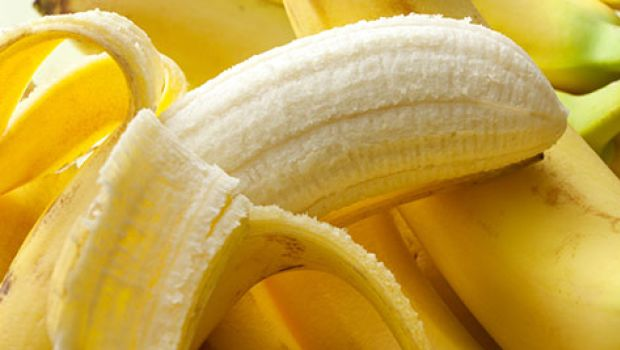
//> input picture opencv/cpp/sample/banana-peel_620x350_71497523358.jpg, 620 x 350 px, given in place of the camera
$ ./cv2-threshold   (built with g++ and OpenCV 4)
//> lines starting //> are read from the running program, lines starting //| are printed output that depends on the picture; after the words box and inside, x2 and y2 are one past the last pixel; in counts of white or black regions, pixels touching at a corner belong together
### opencv/cpp/cap_open.h
//-------------------------------------------------------------------------------------------
/*! \file    cap_open.h
    \brief   Opening a camera device or stream.
    \author  Akihiko Yamaguchi, info@akihikoy.net
    \version 0.1
    \date    Feb.08, 2017
*/
//-------------------------------------------------------------------------------------------
#ifndef cap_open_h
#define cap_open_h
//-------------------------------------------------------------------------------------------
#include <opencv2/core/core.hpp>
#include <opencv2/highgui/highgui.hpp>
#include <iostream>
#include <cstdlib>  // strtol, atol
//-------------------------------------------------------------------------------------------
// namespace loco_rabbits
// {
//-------------------------------------------------------------------------------------------

inline bool IsInt(const std::string &s)
{
  if(s.empty() || std::isspace(s[0]))  return false;
  char *p;
  strtol(s.c_str(), &p, 10);
  return (*p == 0);
}
//-------------------------------------------------------------------------------------------

inline int ToInt(const std::string &s)
{
  return atol(s.c_str());
}
//-------------------------------------------------------------------------------------------

cv::VideoCapture CapOpen(const std::string &src, int width=0, int height=0, const std::string &fourcc="")
{
  cv::VideoCapture cap;
  if(IsInt(src))
  {
    int dev_id= ToInt(src);
    cap.open(dev_id); cap.release();  // Trick of robust open
    cap.open(dev_id);
  }
  else
  {
    cap.open(src);
  }
  if(!cap.isOpened())
  {
    std::cerr<<"Failed to open camera: "<<src<<std::endl;
    return cap;
  }
  std::cerr<<"Opened camera: "<<src<<std::endl;
  if(fourcc.size()>0)  cap.set(cv::CAP_PROP_FOURCC,cv::VideoWriter::fourcc(fourcc[0],fourcc[1],fourcc[2],fourcc[3]));
  if(width!=0)   cap.set(cv::CAP_PROP_FRAME_WIDTH, width);
  if(height!=0)  cap.set(cv::CAP_PROP_FRAME_HEIGHT, height);
  return cap;
}
//-------------------------------------------------------------------------------------------

struct TCapture
{
  cv::VideoCapture C;
  std::string DevID;  // Video device ID (int) or Video/stream path (string
  int CapWidth;
  int CapHeight;
  std::string PixelFormat;

  // [32 lines left out: functions Open, Reopen, WaitReopen, Read, not called in this run]
  TCapture& operator>>(cv::Mat &frame)
    {
      Read(frame);
      return *this;
    }
};
//-------------------------------------------------------------------------------------------


//-------------------------------------------------------------------------------------------
// }  // end of loco_rabbits
//-------------------------------------------------------------------------------------------
#endif // cap_open_h
//-------------------------------------------------------------------------------------------

### opencv/cpp/cv2-threshold.cpp
//-------------------------------------------------------------------------------------------
/*! \file    cv2-threshold.cpp
    \brief   certain c++ source file
    \author  Akihiko Yamaguchi, info@akihikoy.net
    \version 0.1
    \date    May.06, 2016

g++ -g -Wall -O2 -o cv2-threshold.out cv2-threshold.cpp -lopencv_core -lopencv_imgproc -lopencv_highgui -lopencv_videoio -I/usr/include/opencv4
*/
//-------------------------------------------------------------------------------------------
#include <opencv2/core/core.hpp>
#include <opencv2/imgproc/imgproc.hpp>
#include <opencv2/highgui/highgui.hpp>
#include <iostream>
#include <unistd.h>
#include <stdlib.h>
#include <stdio.h>
#include "cap_open.h"
//-------------------------------------------------------------------------------------------
namespace loco_rabbits
{
}
//-------------------------------------------------------------------------------------------
using namespace std;
// using namespace boost;
using namespace loco_rabbits;
//-------------------------------------------------------------------------------------------
// #define print(var) PrintContainer((var), #var"= ")
// #define print(var) std::cout<<#var"= "<<(var)<<std::endl
//-------------------------------------------------------------------------------------------

using namespace cv;

/// Global variables

int threshold_value = 0;
int threshold_type = 3;;
int const max_value = 255;
int const max_type = 4;
int const max_BINARY_value = 1;

Mat src, src_gray, dst, modified;
const char* window_name = "Threshold Demo";

const char* trackbar_type = "THRESH_: \n 0: BINARY \n 1: BINARY_INV \n 2: TRUNC \n 3: TOZERO \n 4: TOZERO_INV";
const char* trackbar_value = "Value";

/// Function headers
void Threshold_Demo( int, void* );

/**
 * @function main
 */
int main( int argc, char** argv )
{
  cv::VideoCapture cap;
  if(argc>=2)  cap= CapOpen(argv[1], /*width=*/0, /*height=*/0);
  else         cap= CapOpen("0", /*width=*/0, /*height=*/0);
  if(!cap.isOpened())  return -1;

  cap >> src;
//> src is the input picture: 350 rows x 620 cols, CV_8UC3; mean B, G, R 71.8, 164.8, 199.4
  cvtColor( src, src_gray, cv::COLOR_BGR2GRAY );
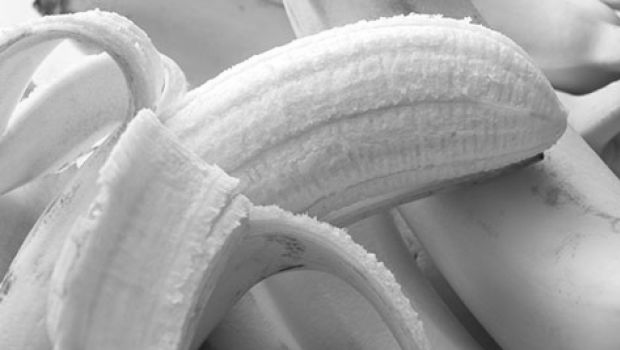
//> src_gray: 350 rows x 620 cols, CV_8UC1; min 20, max 255, mean 164.5

  /// Create a window to display results
  namedWindow( window_name, cv::WINDOW_AUTOSIZE );
  namedWindow( "camera", cv::WINDOW_AUTOSIZE );
  namedWindow( "emphasized", cv::WINDOW_AUTOSIZE );

  /// Create Trackbar to choose type of Threshold
  createTrackbar( trackbar_type,
                  window_name, &threshold_type,
                  max_type, NULL );

  createTrackbar( trackbar_value,
                  window_name, &threshold_value,
                  max_value, NULL );
//> slider 'Value' is set to 85

  /// Wait until user finishes program
  while(true)
  {
    cap >> src;
    cvtColor( src, src_gray, cv::COLOR_BGR2GRAY );

    /* 0: Binary
      1: Binary Inverted
      2: Threshold Truncated
      3: Threshold to Zero
      4: Threshold to Zero Inverted
    */
    threshold( src_gray, dst, threshold_value, max_BINARY_value,threshold_type );
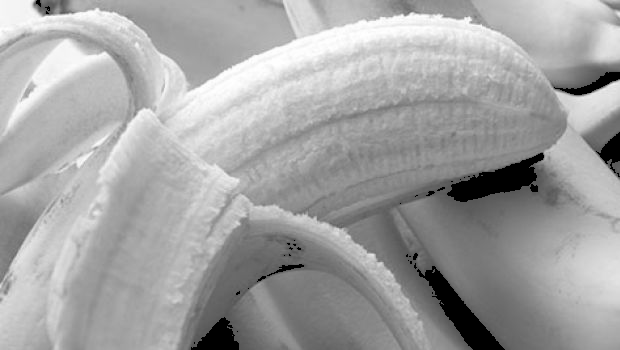
//> dst: 350 rows x 620 cols, CV_8UC1; min 0, max 255, mean 162.5
    modified= 0.5*src;
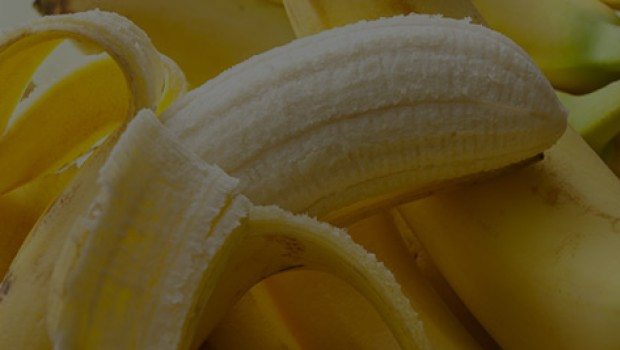
//> modified: 350 rows x 620 cols, CV_8UC3; mean B, G, R 35.9, 82.4, 99.7
    cv::Mat maskbgr[3]= {dst*128.0,dst*128.0,dst*0.0}, maskcol;
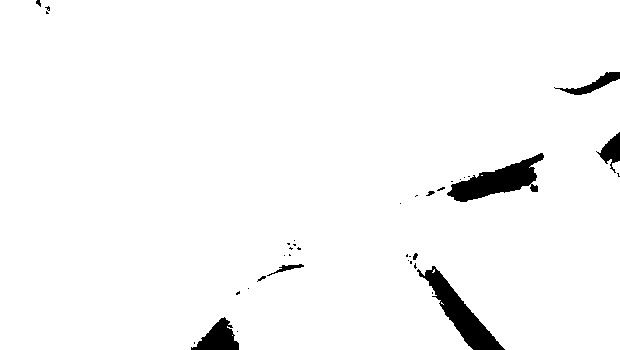
//> maskbgr[0]: 350 rows x 620 cols, CV_8UC1; 97.1% white; 37 black regions (27 under 20 px), largest, box (x1, y1, x2, y2) and area: (417, 266, 505, 350) 2089, (447, 153, 544, 202) 2065, (191, 317, 239, 350) 861
//> maskbgr[2]: 350 rows x 620 cols, CV_8UC1; every value is 0
    // modified+= Scalar(128.0,128.0,0.0)*dst;
    cv::merge(maskbgr,3,maskcol);
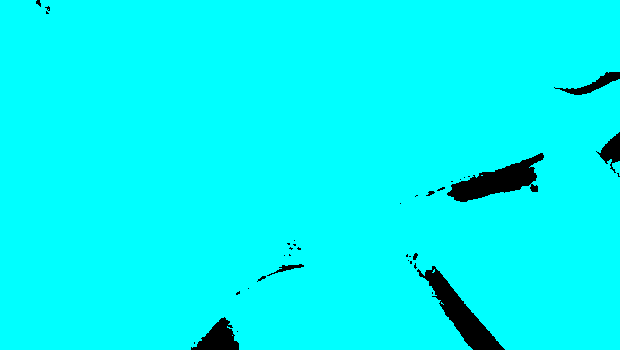
//> maskcol: 350 rows x 620 cols, CV_8UC3; mean B, G, R 247.7, 247.7, 0
    modified+= maskcol;
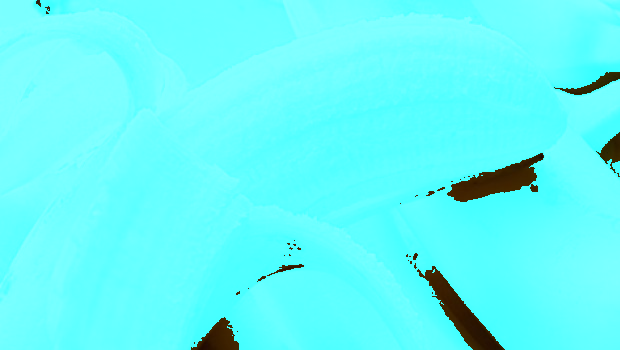
//> modified: 350 rows x 620 cols, CV_8UC3; mean B, G, R 247.7, 248.6, 99.7
    imshow( window_name, dst );
    imshow( "camera", src );
    imshow( "emphasized", modified );

    char c(cv::waitKey(10));
//> the 'q' key is pressed
    if(c=='\x1b'||c=='q') break;
  }

}

$ run again, on opencv/cpp/sample/containers.png
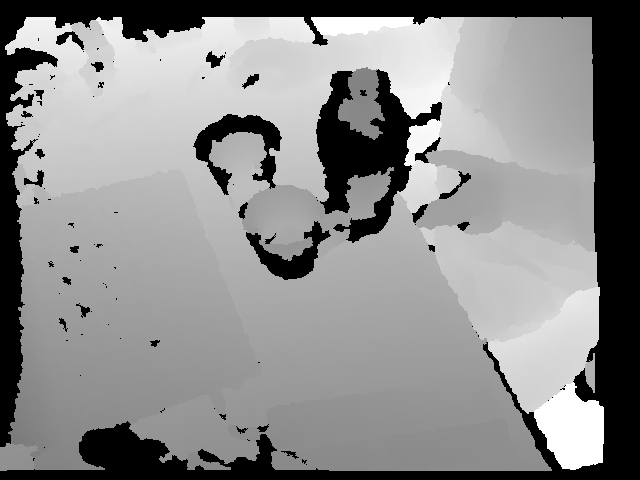
//> input picture opencv/cpp/sample/containers.png, 640 x 480 px, given in place of the camera
//> src is the input picture: 480 rows x 640 cols, CV_8UC3; min 0, max 255, mean 139.5
//> `cv::Mat maskbgr[3]= {dst*128.0,dst*128.0,dst*0.0}, maskcol;`:
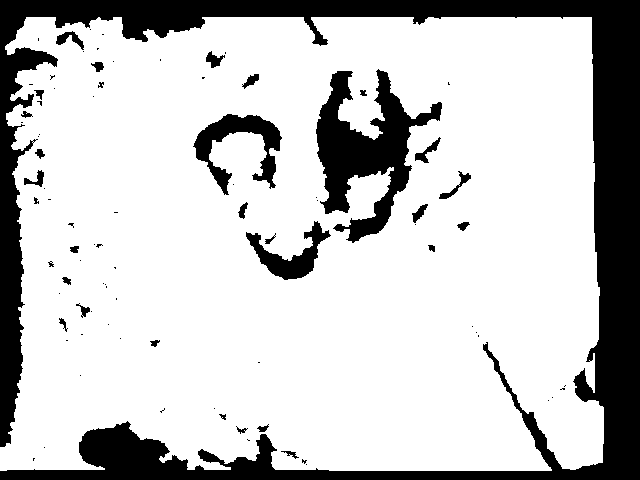
//> maskbgr[0]: 480 rows x 640 cols, CV_8UC1; 77.6% white; 88 black regions (56 under 20 px), largest, box (x1, y1, x2, y2) and area: (0, 0, 640, 480) 53281, (316, 69, 442, 243) 8823, (193, 114, 282, 195) 2599
//> `modified+= maskcol;`:
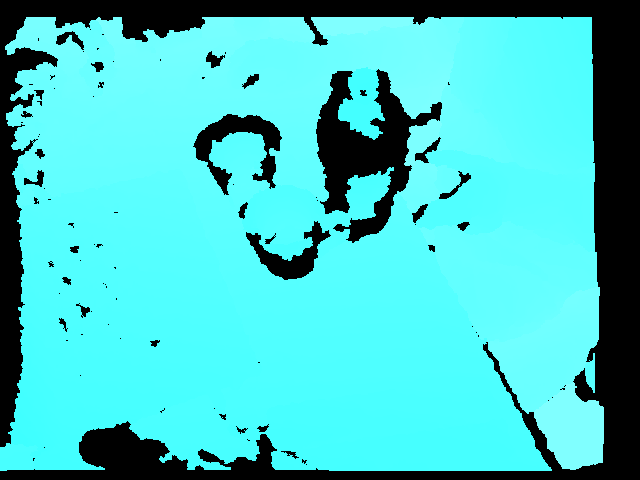
//> modified: 480 rows x 640 cols, CV_8UC3; mean B, G, R 198, 198, 69.8
